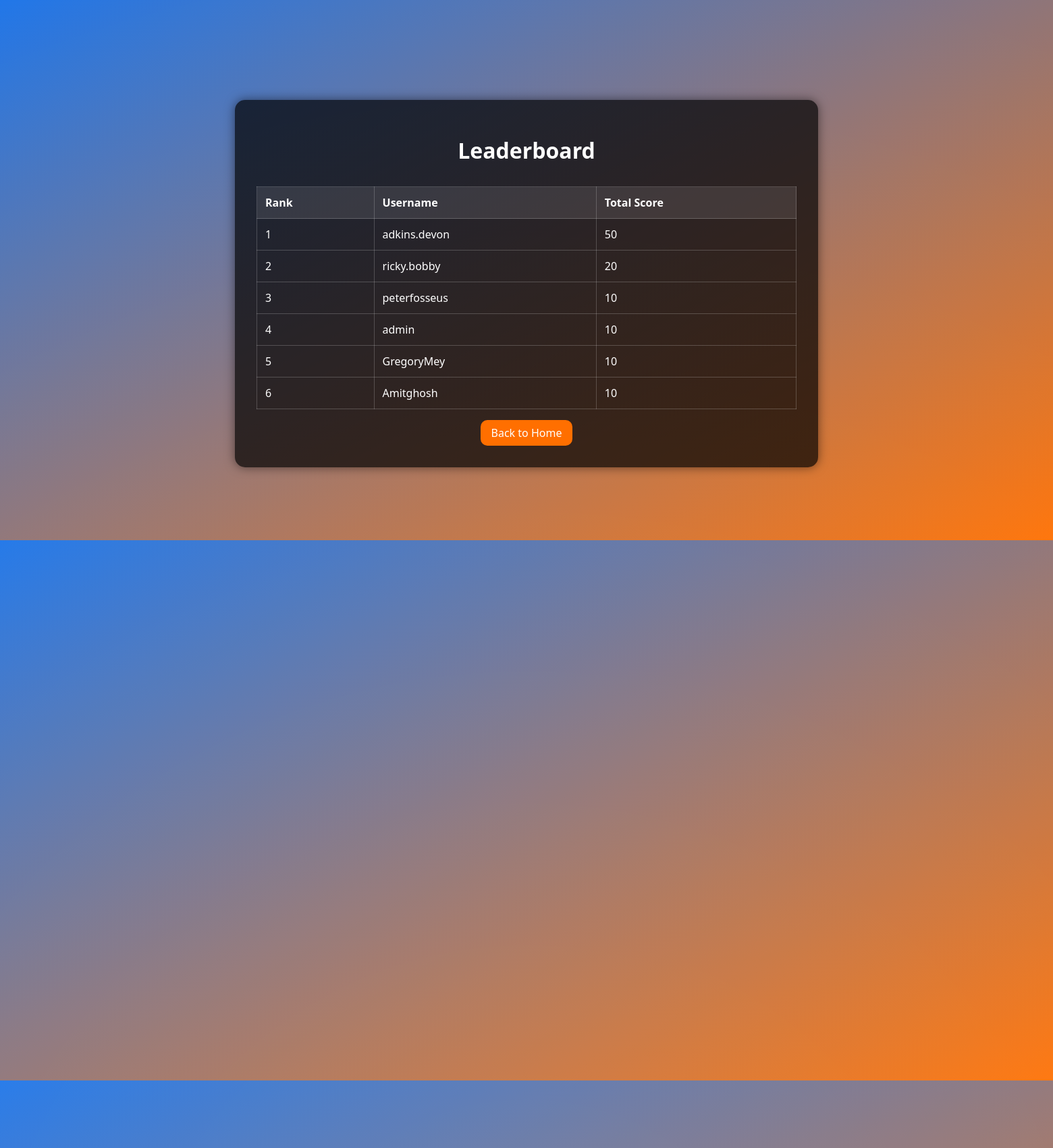
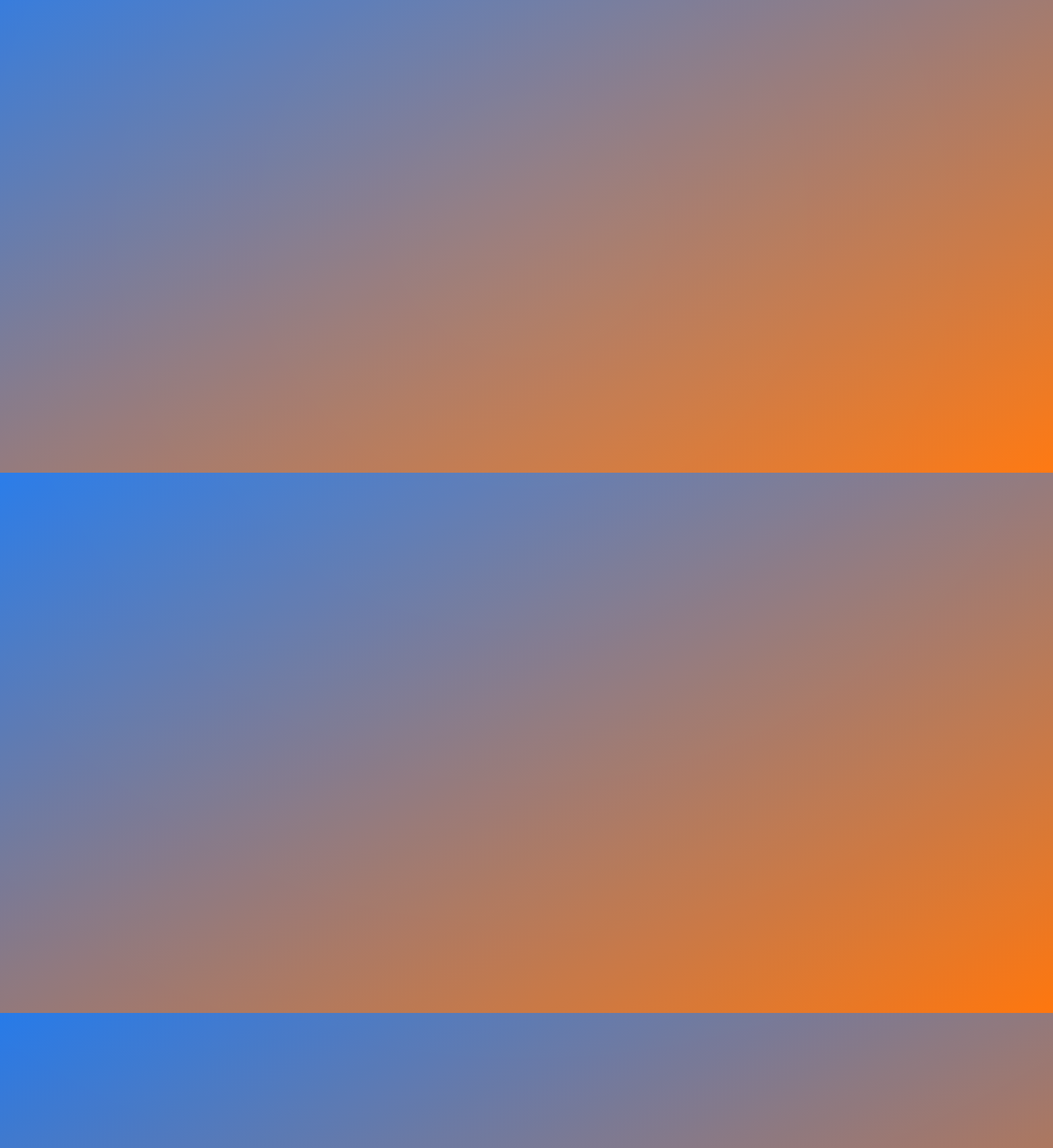
The page /leaderboard (signed in, upper part) on the database its author committed (2 pictures, top to bottom).
### app/models.py (models this page shows, shortened)
class User(db.Model):
    id = db.Column(db.Integer, primary_key=True)
    username = db.Column(db.String(80), nullable=False, unique=True)
    email = db.Column(db.String(120), nullable=True, unique=True)
    password = db.Column(db.String(255), nullable=False)
    created_at = db.Column(db.DateTime, server_default=db.func.now())
    reset_token = db.Column(db.String(100), nullable=True)
    reset_token_expiration = db.Column(db.DateTime, nullable=True)

### app/routes.py (the view)
@main.route('/leaderboard')
def leaderboard():
    if 'user_id' not in session:
        return redirect(url_for('main.login'))
    leaderboard_data = db.session.query(
        User.username,
        func.sum(Score.score).label('total_score')
    ).join(Score, User.id == Score.user_id)\
     .group_by(User.username)\
     .order_by(func.sum(Score.score).desc())\
     .limit(10)\
     .all()
    leaderboard_with_rank = list(enumerate(leaderboard_data, 1))
    return render_template('leaderboard.html', leaderboard=leaderboard_with_rank)

### app/templates/leaderboard.html (shortened to what this page needs)
<!DOCTYPE html>
<html lang="en">
<head>
</head>
<body>
    <div class="background-animation"></div>
    <div class="container">
        <h1>Leaderboard</h1>
        <table>
            <thead>
                <tr>
                    <th>Rank</th>
                    <th>Username</th>
                    <th>Total Score</th>
                </tr>
            </thead>
            <tbody>
                {% for rank, (username, total_score) in leaderboard %}
                <tr>
                    <td>{{ rank }}</td>
                    <td>{{ username }}</td>
                    <td>{{ total_score }}</td>
                </tr>
                {% endfor %}
            </tbody>
        </table>
        <a href="{{ url_for('main.index') }}">Back to Home</a>
    </div>
</body>
</html>

### app/templates/leaderboard.html (style rules this page uses)
body { margin: 0; font-family: 'Segoe UI', Tahoma, Geneva, Verdana, sans-serif; background: linear-gradient(to bottom right, #1a73e8, #ff6f00); color: #fff; display: flex; justify-content: center; align-items: center; min-height: 100vh; overflow: hidden; padding: 20px; }
.container { background: rgba(0, 0, 0, 0.7); border-radius: 15px; box-shadow: 0 0 15px rgba(0, 0, 0, 0.5); padding: 2rem; width: 100%; max-width: 800px; text-align: center; position: relative; overflow: hidden; }
h1 { font-size: 2rem; margin-bottom: 2rem; }
table { width: 100%; border-collapse: collapse; margin-top: 20px; }
th, td { border: 1px solid rgba(255,255,255,0.2); padding: 12px; text-align: left; color: #fff; }
th { background-color: rgba(255,255,255,0.1); font-weight: bold; }
a { color: #1a73e8; text-decoration: none; transition: color 0.3s; display: inline-block; margin-top: 1rem; padding: 0.5rem 1rem; background: #ff6f00; border-radius: 10px; color: #fff; }
.background-animation { position: absolute; top: -50%; left: -50%; width: 200%; height: 200%; background: radial-gradient(circle at center, rgba(255, 255, 255, 0.1), transparent 70%); animation: rotate 10s linear infinite; z-index: -1; }

### rows shown on the page
User: id "1", username "adkins.devon", total_score "50"
User: rank "2", username "ricky.bobby", total_score "20"
User: rank "3", username "peterfosseus", total_score "10"
User: rank "4", username "admin", total_score "10"
User: rank "5", username "GregoryMey", total_score "10"
User: rank "6", username "Amitghosh", total_score "10"
